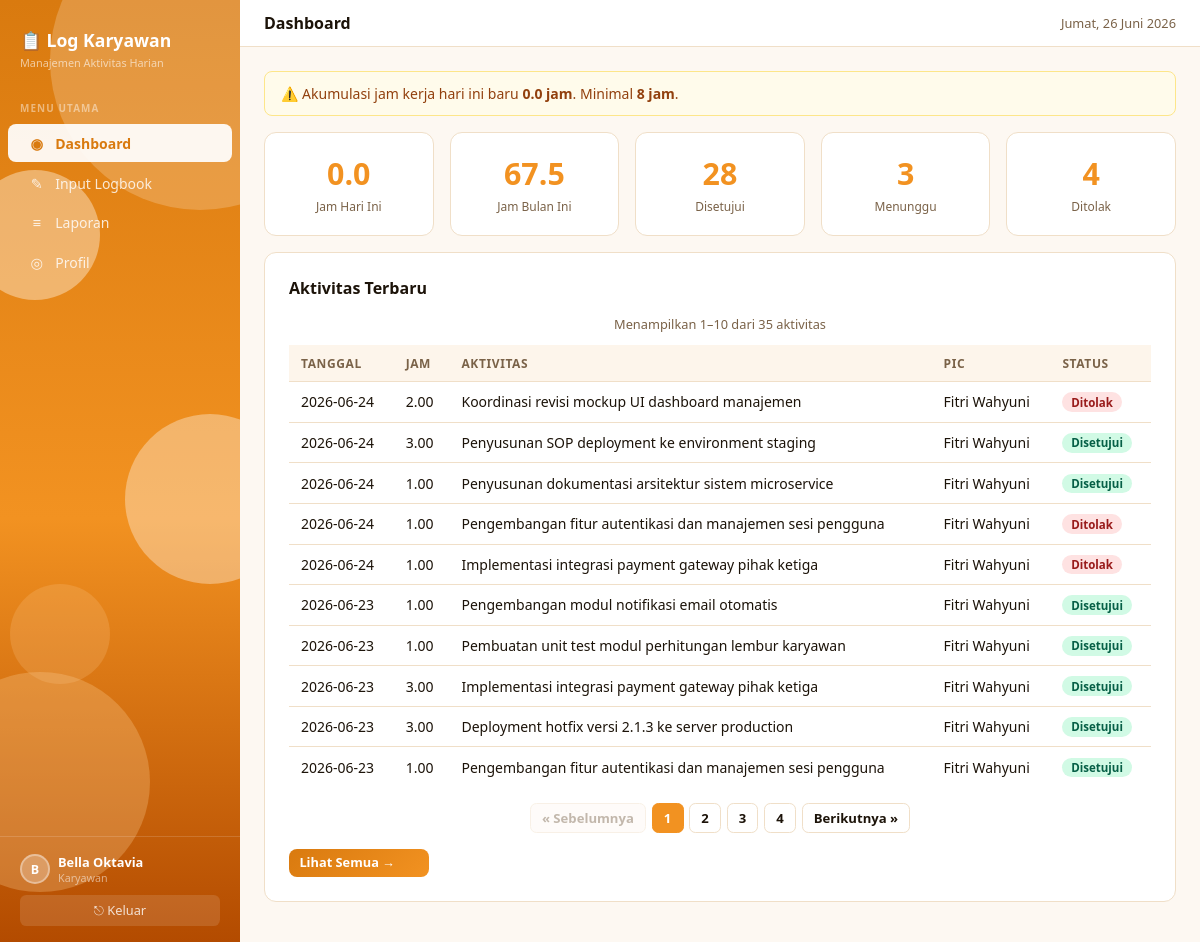
The page /app/karyawan/dashboard.php (signed in) on the database its author committed.
### tables this page shows
CREATE TABLE `logbooks` (
  `id` int NOT NULL,
  `user_id` int NOT NULL,
  `pic_id` int NOT NULL,
  `tanggal` date NOT NULL,
  `jam` decimal(4,2) NOT NULL,
  `aktivitas` text NOT NULL,
  `status` enum('pending','approved','declined') NOT NULL DEFAULT 'pending',
  `catatan_pic` text,
  `created_at` timestamp NULL DEFAULT CURRENT_TIMESTAMP
);

CREATE TABLE `users` (
  `id` int NOT NULL,
  `name` varchar(100) NOT NULL,
  `email` varchar(100) NOT NULL,
  `password` varchar(255) NOT NULL,
  `role` enum('karyawan','pic','direktur','admin') NOT NULL DEFAULT 'karyawan',
  `created_at` timestamp NULL DEFAULT CURRENT_TIMESTAMP
);

### app/shared/auth.php (called while the page is built, shortened)
<?php
function require_login(): array {
    return $_SESSION['user'];
}
function require_role(string ...$roles): array {
    $user = require_login();
    return $user;
}
function today_hours(PDO $db, int $uid): float {
    $s = $db->prepare('SELECT COALESCE(SUM(jam),0) FROM logbooks WHERE user_id=? AND tanggal=CURDATE()');
    $s->execute([$uid]);
    return (float)$s->fetchColumn();
}

### app/karyawan/dashboard.php (the view, shortened to what this page needs)
<?php
require '../shared/auth.php';
require '../shared/config.php';
require '../shared/layout.php';
require '../shared/pagination.php';
$user = require_role('karyawan');
$uid = $user['id'];
$page = paginate_page();
$today = today_hours($db, $uid);
$s = $db->prepare('SELECT COALESCE(SUM(jam),0) FROM logbooks WHERE user_id=? AND MONTH(tanggal)=MONTH(CURDATE()) AND YEAR(tanggal)=YEAR(CURDATE())');
$s->execute([$uid]);
$bulan = (float)$s->fetchColumn();
$s = $db->prepare('SELECT status,COUNT(*) c FROM logbooks WHERE user_id=? GROUP BY status');
$s->execute([$uid]);
$cnt = array_column($s->fetchAll(), 'c', 'status');
$s = $db->prepare('SELECT COUNT(*) FROM logbooks WHERE user_id=?');
$s->execute([$uid]);
$pg = paginate_meta((int)$s->fetchColumn(), $page);
$s = $db->prepare('SELECT l.*,u.name pic_name FROM logbooks l JOIN users u ON u.id=l.pic_id WHERE l.user_id=? ORDER BY l.tanggal DESC,l.id DESC LIMIT ' . $pg['perPage'] . ' OFFSET ' . $pg['offset']);
$s->execute([$uid]);
$recent = $s->fetchAll();
html_head('Dashboard');
nav($user, 'Dashboard');
?>
<?php if ($today < 8): ?>
<div class="alert alert-warn">
    ⚠️ Akumulasi jam kerja hari ini baru <strong><?= number_format($today, 1) ?> jam</strong>. Minimal <strong>8 jam</strong>.
</div>
<?php endif ?>
<div class="grid" style="margin-bottom:1rem;">
  <div class="stat">
    <div class="val"><?= number_format($today, 1) ?></div>
    <div class="lbl">Jam Hari Ini</div>
  </div>
  <div class="stat">
    <div class="val"><?= number_format($bulan, 1) ?></div>
    <div class="lbl">Jam Bulan Ini</div>
  </div>
  <div class="stat">
    <div class="val"><?= $cnt['approved'] ?? 0 ?></div>
    <div class="lbl">Disetujui</div>
  </div>
  <div class="stat">
    <div class="val"><?= $cnt['pending'] ?? 0 ?></div>
    <div class="lbl">Menunggu</div>
  </div>
  <div class="stat">
    <div class="val"><?= $cnt['declined'] ?? 0 ?></div>
    <div class="lbl">Ditolak</div>
  </div>
</div>
<div class="card">
  <h2>Aktivitas Terbaru</h2>
  <?php if (!$recent): ?>
    <p style="color:var(--muted);font-size:.9rem">Belum ada logbook.</p>
  <?php else: ?>
  <div class="table-wrap">
    <table>
      <thead>
        <tr>
          <th>Tanggal</th>
          <th>Jam</th>
          <th>Aktivitas</th>
          <th>PIC</th>
          <th>Status</th>
        </tr>
      </thead>
      <tbody>
      <?php foreach ($recent as $r): ?>
        <tr>
          <td><?= htmlspecialchars($r['tanggal']) ?></td>
          <td><?= htmlspecialchars($r['jam']) ?></td>
          <td><?= htmlspecialchars(mb_strimwidth($r['aktivitas'], 0, 60, '…')) ?></td>
          <td><?= htmlspecialchars($r['pic_name']) ?></td>
          <td><?= badge($r['status']) ?></td>
        </tr>
      <?php endforeach ?>
      </tbody>
    </table>
  </div>
  <?php endif ?>
  <div style="margin-top:1rem">
    <a href="laporan.php" class="btn btn-primary btn-sm" style="min-width:140px;display:inline-block;">Lihat Semua →</a>
  </div>
</div>
<?php html_foot() ?>

### app/shared/layout.php (shortened to what this page needs)
<?php
function html_head(string $title): void { ?>
<!DOCTYPE html>
<html lang="id">
<head>
</head>
<body>
<?php }
function nav(array $user, string $page_title): void {
    $role  = $user['role'];
    $base  = defined('BASE') ? BASE : '..';
    $cur   = basename($_SERVER['PHP_SELF']);
    $a     = fn(string $f) => basename($f)===$cur ? 'active' : '';
    $init  = strtoupper(mb_substr($user['name'],0,1));
    $links = match($role) {
        'karyawan' => [
            ["$base/karyawan/dashboard.php",    '◉', 'Dashboard'],
            ["$base/karyawan/logbook.php",      '✎', 'Input Logbook'],
            ["$base/karyawan/laporan.php",      '≡', 'Laporan'],
            ["$base/karyawan/profile.php",      '◎', 'Profil'],
        ],
        'admin' => [
            ["$base/admin/dashboard.php", '◉', 'Dashboard Admin'],
            ["$base/admin/logbook.php",   '≡', 'Logbook Karyawan'],
            ["$base/admin/karyawan.php",  '👥', 'Data Karyawan'],
        ],
        'pic' => [
            ["$base/pic/dashboard.php",   '◉', 'Dashboard'],
            ["$base/pic/logbook.php",     '≡', 'Detail Logbook'],
            ["$base/pic/profile.php",     '◎', 'Profil'],
        ],
        default => [
            ["$base/direktur/dashboard.php", '◉', 'Dashboard Eksekutif'],
            ["$base/direktur/logbook.php",   '≡', 'Detail Logbook'],
            ["$base/direktur/profile.php",   '◎', 'Profil'],
        ],
    };
    $role_label = match($role) {
        'karyawan' => 'Karyawan',
        'pic' => 'PIC / Supervisor',
        'admin' => 'Admin',
        default => 'Direktur'
    };
    ?>
<aside class="sidebar" id="sidebar">
  <div class="sb-blob"></div><div class="sb-blob2"></div><div class="sb-blob3"></div>
  <div class="sb-brand">
    <div class="logo">📋 Log Karyawan</div>
    <div class="tagline">Manajemen Aktivitas Harian</div>
  </div>
  <div class="sb-section">Menu Utama</div>
  <nav>
    <?php foreach ($links as [$href, $ico, $lbl]): ?>
    <a href="<?= $href ?>" class="<?= $a($href) ?>">
      <i class="ico"><?= $ico ?></i><?= htmlspecialchars($lbl) ?>
    </a>
    <?php endforeach ?>
  </nav>
  <div class="sb-footer">
    <div class="sb-user">
      <div class="sb-avatar"><?= htmlspecialchars($init) ?></div>
      <div>
        <div class="sb-uname"><?= htmlspecialchars($user['name']) ?></div>
        <div class="sb-urole"><?= $role_label ?></div>
      </div>
    </div>
    <form method="post" action="<?= $base ?>/logout.php" style="margin:0">
      <button type="submit" class="sb-logout">⎋ Keluar</button>
    </form>
  </div>
</aside>
<div class="main">
  <div class="topbar">
    <span class="topbar-title"><?= htmlspecialchars($page_title) ?></span>
    <span class="topbar-date"><?= _tgl(time()) ?></span>
  </div>
  <div class="wrap">
<?php }
function _tgl(int $ts): string {
    static $b=['','Januari','Februari','Maret','April','Mei','Juni','Juli','Agustus','September','Oktober','November','Desember'];
    static $h=['Minggu','Senin','Selasa','Rabu','Kamis','Jumat','Sabtu'];
    return $h[date('w',$ts)].', '.date('j',$ts).' '.$b[(int)date('n',$ts)].' '.date('Y',$ts);
}
function html_foot(): void { ?>
</div></div>
</body></html>
<?php }
function badge(string $s): string {
    $l = match($s){ 'approved'=>'Disetujui','declined'=>'Ditolak',default=>'Menunggu' };
    return "<span class=\"badge badge-$s\">$l</span>";
}

### rows shown on the page
logbooks: tanggal "2026-06-24", jam "2.00", aktivitas "Koordinasi revisi mockup UI dashboard manajemen", pic.name "Fitri Wahyuni", status "Ditolak"
logbooks: tanggal "2026-06-24", jam "3.00", aktivitas "Penyusunan SOP deployment ke environment staging", pic.name "Fitri Wahyuni", status "Disetujui"
logbooks: tanggal "2026-06-24", jam "1.00", aktivitas "Penyusunan dokumentasi arsitektur sistem microservice", pic.name "Fitri Wahyuni", status "Disetujui"
logbooks: tanggal "2026-06-24", jam "1.00", aktivitas "Pengembangan fitur autentikasi dan manajemen sesi pengguna", pic.name "Fitri Wahyuni", status "Ditolak"
logbooks: tanggal "2026-06-24", jam "1.00", aktivitas "Implementasi integrasi payment gateway pihak ketiga", pic.name "Fitri Wahyuni", status "Ditolak"
logbooks: tanggal "2026-06-23", jam "1.00", aktivitas "Pengembangan modul notifikasi email otomatis", pic.name "Fitri Wahyuni", status "Disetujui"
logbooks: tanggal "2026-06-23", jam "1.00", aktivitas "Pembuatan unit test modul perhitungan lembur karyawan", pic.name "Fitri Wahyuni", status "Disetujui"
logbooks: tanggal "2026-06-23", jam "3.00", aktivitas "Implementasi integrasi payment gateway pihak ketiga", pic.name "Fitri Wahyuni", status "Disetujui"
logbooks: tanggal "2026-06-23", jam "3.00", aktivitas "Deployment hotfix versi 2.1.3 ke server production", pic.name "Fitri Wahyuni", status "Disetujui"
logbooks: tanggal "2026-06-23", jam "1.00", aktivitas "Pengembangan fitur autentikasi dan manajemen sesi pengguna", pic.name "Fitri Wahyuni", status "Disetujui"

### other values the page prints
$ico "◉"
$lbl "Dashboard"
$ico "✎"
$lbl "Input Logbook"
$ico "≡"
$lbl "Laporan"
$ico "◎"
$lbl "Profil"
$init "B"
$user['name'] "Bella Oktavia"
$role_label "Karyawan"
$page_title "Dashboard"
$today "0.0"
$bulan "67.5"
$cnt['approved'] "28"
